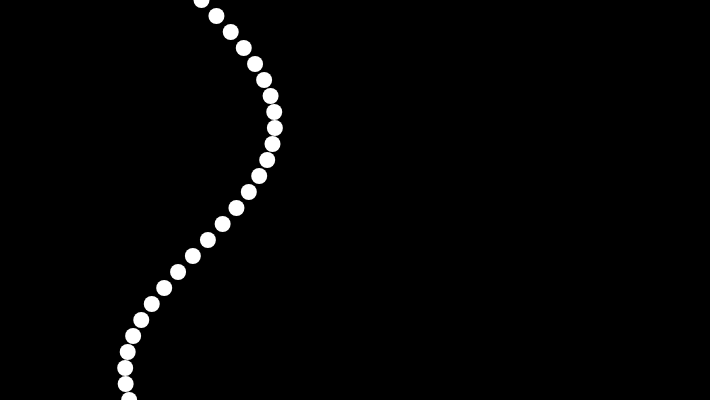
Frame 1 (no input)
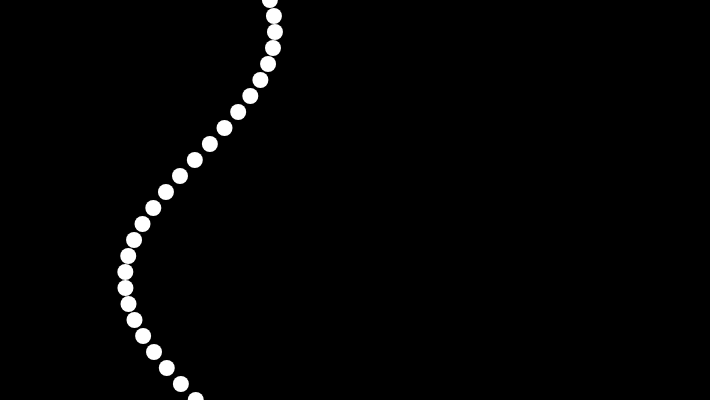
Frame 60 (no input)
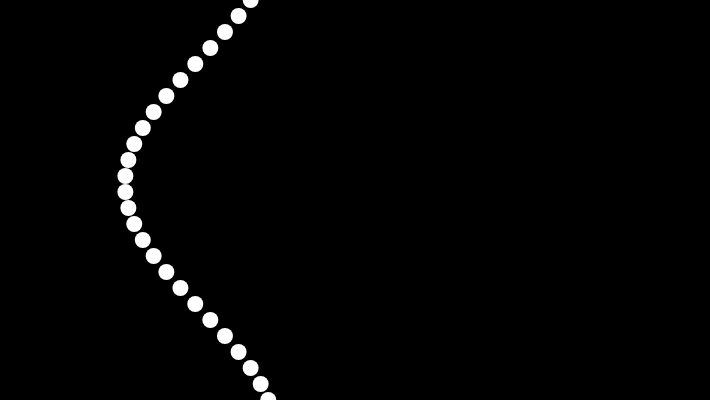
Frame 120 (the mouse pressed at the canvas centre since frame 60)

The p5.js sketch that drew these frames (run headless with seeded random() and noise() and a simulated clock; from frame 60 on, the mouse is pressed at the canvas centre):

// p5.js sketch
// ── sketch.js
let xspacing = 16; // Distance between each horizontal location
let w; // Width of entire wave
let theta = 0.0; // Start angle at 0
let amplitude = 75.0; // Height of wave
let period = 500.0; // How many pixels before the wave repeats
let dx; // Value for incrementing x
let yvalues; // Using an array to store height values for the wave

function setup() {
  createCanvas(710, 400);
  w = width + 16;
  dx = (TWO_PI / period) * xspacing;
  yvalues = new Array(floor(w / xspacing));
}

function draw() {
  background(0);
  calcWave();
  renderWave();
}

function calcWave() {
  // Increment theta (try different values for
  // 'angular velocity' here)
  theta += 0.02;

  // For every x value, calculate a y value with sine function
  let x = theta;
  for (let i = 0; i < yvalues.length; i++) {
    yvalues[i] = sin(x) * amplitude;
    x += dx;
  }
}

function renderWave() {
  noStroke();
  fill(255);
  // A simple way to draw the wave with an ellipse at each location
  for (let x = 0; x < yvalues.length; x++) {
    let a = x * xspacing;
    let b = height / 2 + yvalues[x];
    // ellipse(a, b, 16, 16);
    ellipse(b, a, 16, 16);
  }
}

// https://p5js.org/examples/math-sine-wave.html
